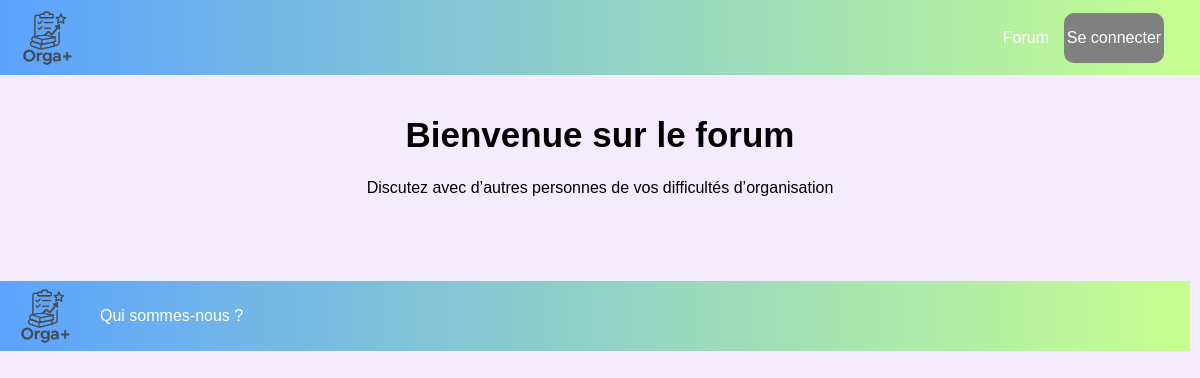
The app's page /forum/forum.php, older data.
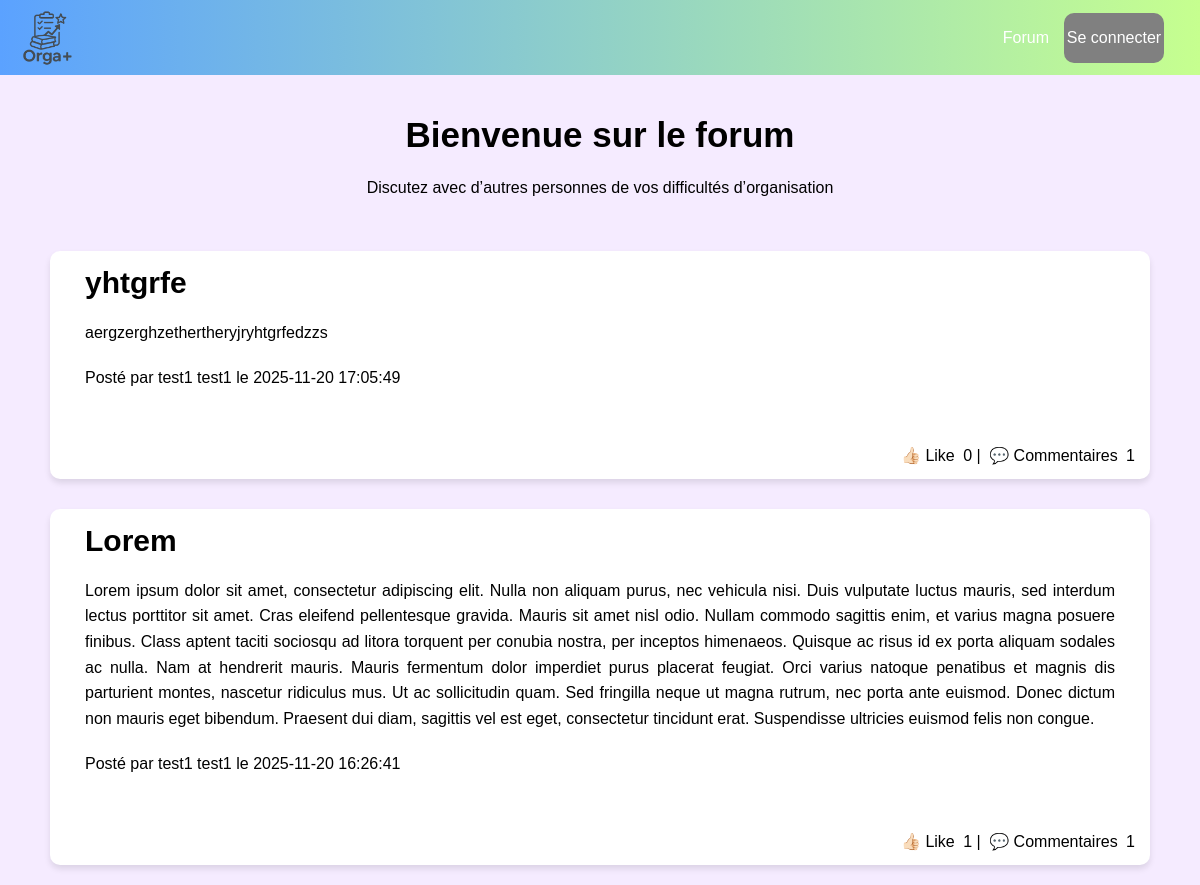
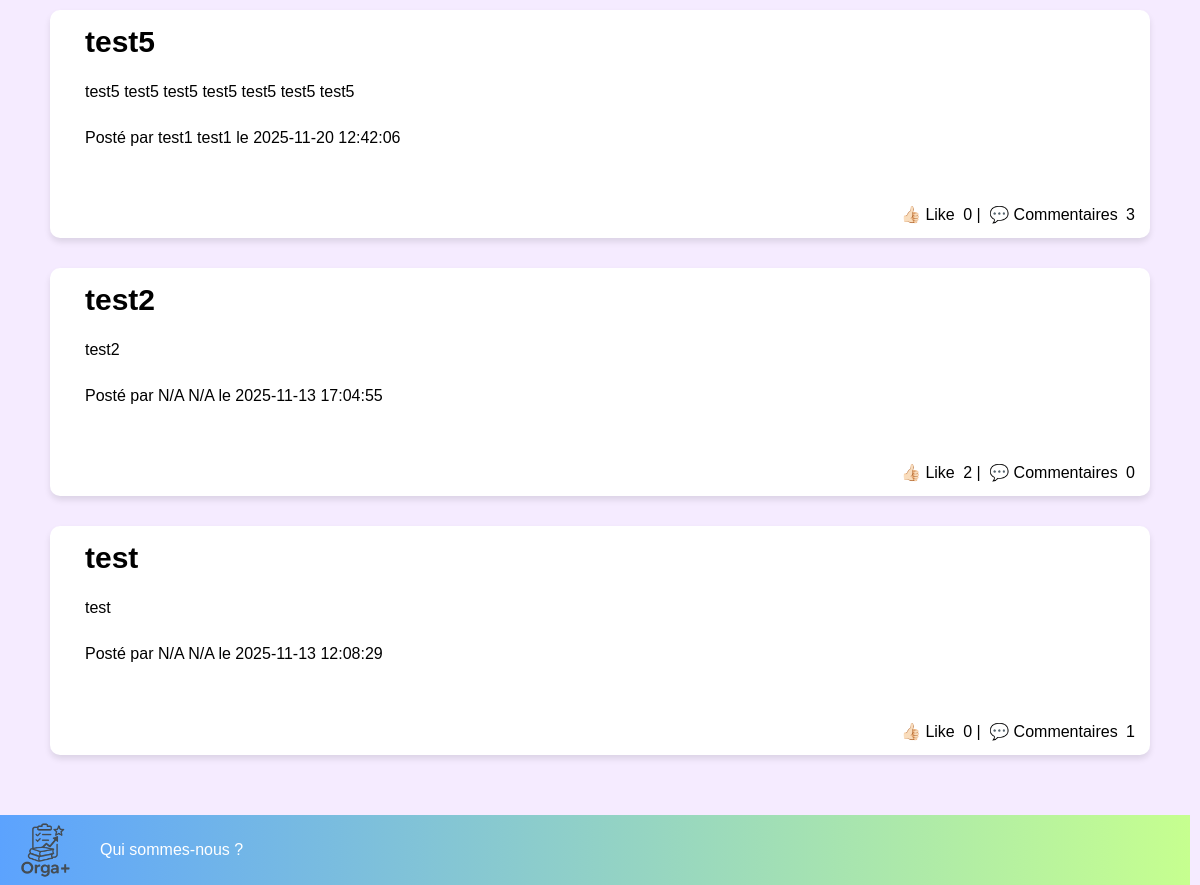
The same page, newer data (2 pictures, top to bottom).
### tables this page shows
CREATE TABLE `sujets` (
  `id` int NOT NULL,
  `titre` varchar(255) NOT NULL,
  `contenu` text NOT NULL,
  `id_etu` varchar(5) NOT NULL,
  `date_creation` datetime DEFAULT CURRENT_TIMESTAMP
);

CREATE TABLE `etudiant` (
  `id_etu` varchar(5) NOT NULL,
  `nom` varchar(100) DEFAULT NULL,
  `prenom` varchar(100) DEFAULT NULL,
  `age` int DEFAULT NULL,
  `genre` varchar(6) DEFAULT NULL,
  `mail` varchar(100) DEFAULT NULL,
  `mdp` varchar(100) DEFAULT NULL,
  `niveau_educ_parents` varchar(11) DEFAULT NULL
);

### forum/forum.php (the view, shortened to what this page needs)
<?php include "../navbar.php" ?>
<!DOCTYPE html>
<html lang="fr">
<head>
    <?php
    $bdd = getBD();
    $sql = "SELECT s.*, e.nom, e.prenom,
        (SELECT COUNT(*) FROM likes_sujets WHERE sujet_id = s.id) AS nb_likes,
        (SELECT COUNT(*) FROM commentaires WHERE sujet_id = s.id) AS nb_com
        FROM sujets s
        LEFT JOIN etudiant e ON e.id_etu = s.id_etu
        ORDER BY s.date_creation DESC";
    $sujets = $bdd->query($sql)->fetchAll(PDO::FETCH_ASSOC);
    ?>
    		<link rel="stylesheet" href="../styles/styles.css" type="text/css" media="screen" >
</head>
<body>
    <h1>Bienvenue sur le forum</h1>
    <p class="txt_intro">Discutez avec d’autres personnes de vos difficultés d’organisation</p>
<div id="liste_sujets">
<?php foreach($sujets as $s): ?>
<div class="sujet" data-id="<?= $s['id'] ?>">
    <h3><?= ($s['titre']) ?></h3>
  <p><?= ($s['contenu']) ?></p>
  <p>Posté par <?= ($s['prenom']." ".$s['nom']) ?> le <?= $s['date_creation'] ?></p><br>
  <div class="com">
    <button class="btn_like_comm" onclick="likeSujet(<?= $s['id'] ?>)">👍🏻 Like</button>
    <span id="nb-likes-<?= $s['id'] ?>"><?= $s['nb_likes'] ?></span>
    |
    <button class="btn_like_comm" onclick="toggleCommentaires(<?= $s['id'] ?>)">💬 Commentaires</button>
<span id="nb-com-<?= $s['id'] ?>"><?= $s['nb_com'] ?></span>
</div>
</div>
<?php endforeach; ?>
<footer id="footer_forum">
    <img class="logo" src="../images/logo.png" alt="logo">
    <a href="../nous.php">Qui sommes-nous ?</a>
</body>
</html>

### navbar.php (shortened to what this page needs)
<nav class="navbar">
  <div class="nav-left">
    <a href="/Orga/home.php"><img class="logo" src="/Orga/images/logo.png" alt="logo" ></a>
  </div>
  <div class="nav-droite">
    <a href="/Orga/forum/forum.php">Forum</a>
    <?php if (isset($_SESSION['client'])): ?>
      <a href="/Orga/compte.php" class="btn btn-green">Mon compte</a>
	    <a class="bouton_noir" href="/Orga/deconnexion.php" >Se déconnecter</a>
    <?php else: ?>
      <a class="bloc connexion" href="/Orga/connecter.php">Se connecter</a>
    <?php endif; ?>
  </div>
</nav>

### styles/styles.css (style rules this page uses)
:root { --couleur-primaire-vert: #C6FF8F; --couleur-secondaire-vert: #74b239; --couleur-primaire-bleu: #006FFF; --couleur-secondaire-bleu: #1f5bab; }
* { padding: 0px; margin: 0px; font-size: 16px; }
html, body { height: 100%; }
body { background-color:#F5EBFF; font-family: Arial; margin: 0; z-index: 0; }
.logo { float: left; height: 70px; width: auto; margin-top: 0px; margin-right: 20px; box-shadow: none; }
.navbar { height: 75px; display: flex; position:fixed; align-items: center; justify-content: space-between; top:0; width:96%; text-align: right; line-height: 70px; padding:0 3% 0 1%; background: linear-gradient(to right,#5BA2FF,#C6FF8F ); font-size: 30px; z-index: 10; }
.nav-droite { display: flex; align-items: center; gap: 15px; }
footer { width: 100%; margin-left: 0px; padding:0 3% 0 1%; height: 70px; line-height: 70px; margin-top: 30px; background: linear-gradient(to right,#5BA2FF,#C6FF8F); box-sizing: border-box; position: relative; left: 0; }
a { vertical-align: middle; color:white; text-decoration:none; }
h1 { padding-top: 100px; font-size:50px; text-align: center; margin-bottom:30px; }
h3 { font-size:30px; text-align: left; margin:20px; }
p { margin:20px; text-align:justify; line-height:1.6; }
.bloc { margin-left: 35%; margin-top: 10px; display: inline-block; background-color: var(--couleur-primaire-bleu); padding: 10px 15px; border-radius: 10px; color: white; font-weight: 500; cursor: pointer; transition: transform 0.2s ease, background-color 0.3s ease; }
.connexion { margin: 0; padding: 0; display: flex; justify-content: center; align-items: center; height: 50px; width: 100px; background-color: gray; }
.txt_intro { text-align: center; }
h1 { font-size: 35px; margin: 15px 0 5px 0; }
.btn_like_comm { background-color: white; }
.btn_like_comm { padding: 4px; border-radius: 5px; border: none; }
#liste_sujets { display: flex; flex-direction: column; gap: 30px; margin: 50px; }
.sujet { background-color: white; box-shadow: 0 4px 6px rgba(0,0,0,0.1); border-radius: 10px; padding: 15px; padding-bottom: 50px; position: relative; }
.sujet h3 { margin-top: 0; margin-bottom: 10px; }
.sujet p { text-align: justify; line-height: 1.6; }
.com { position: absolute; right: 15px; bottom: 10px; }
#footer_forum { width: 100vw; margin-left: -60px; padding: 0 20px; height: 70px; line-height: 70px; background: linear-gradient(to right,#5BA2FF,#C6FF8F); box-sizing: border-box; position: relative; left: 0; }

Row changes from the older to the newer data that the page shows:
added sujets: titre "yhtgrfe", contenu "aergzerghzethertheryjryhtgrfedzzs", id_etu.prenom "test1", id_etu.nom "test1", date_creation "2025-11-20 17:05:49", nb_likes "0", nb_com "1"
added sujets: titre "Lorem", contenu "Lorem ipsum dolor sit amet, consectetur adipiscing elit. Nulla non aliquam purus, nec vehicula nisi. Duis vulputate luctus mauris, sed interdum lectus porttitor sit amet. Cras eleifend pellentesque gravida. Mauris sit amet nisl odio. Nullam commodo sagittis enim, et varius magna posuere finibus. Class aptent taciti sociosqu ad litora torquent per conubia nostra, per inceptos himenaeos. Quisque ac risus id ex porta aliquam sodales ac nulla. Nam at hendrerit mauris. Mauris fermentum dolor imperdiet purus placerat feugiat. Orci varius natoque penatibus et magnis dis parturient montes, nascetur ridiculus mus. Ut ac sollicitudin quam. Sed fringilla neque ut magna rutrum, nec porta ante euismod.…", id_etu.prenom "test1", id_etu.nom "test1", date_creation "2025-11-20 16:26:41", nb_likes "1", nb_com "1"
added sujets: titre "test5", contenu "test5 test5 test5 test5 test5 test5 test5", id_etu.prenom "test1", id_etu.nom "test1", date_creation "2025-11-20 12:42:06", nb_likes "0", nb_com "3"
added sujets: titre "test2", contenu "test2", id_etu.prenom "N/A", id_etu.nom "N/A", date_creation "2025-11-13 17:04:55", nb_likes "2", nb_com "0"
added sujets: titre "test", contenu "test", id_etu.prenom "N/A", id_etu.nom "N/A", date_creation "2025-11-13 12:08:29", nb_likes "0", nb_com "1"
